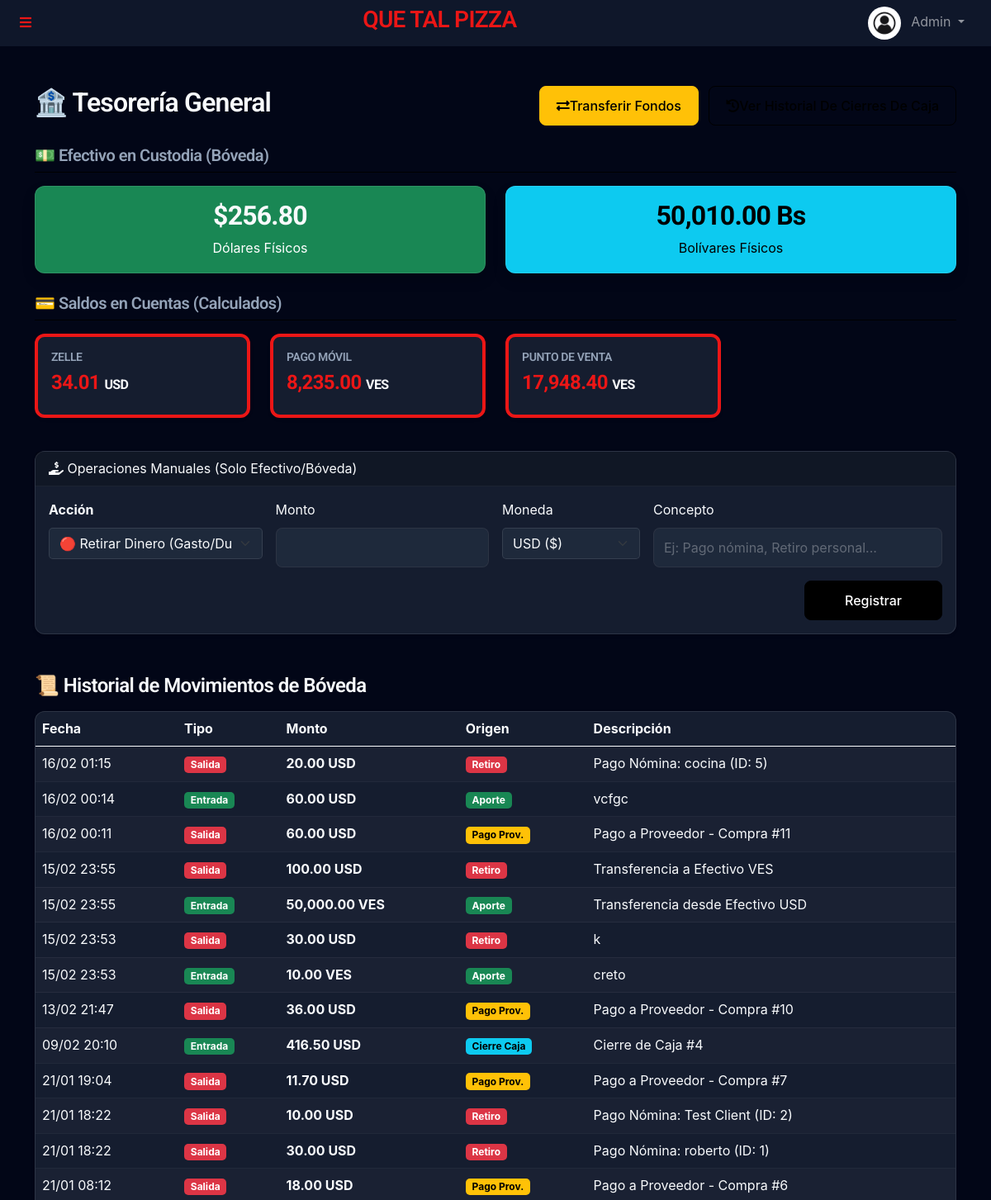
Before: /admin/caja_chica.php (signed in, upper part) with the older database file.
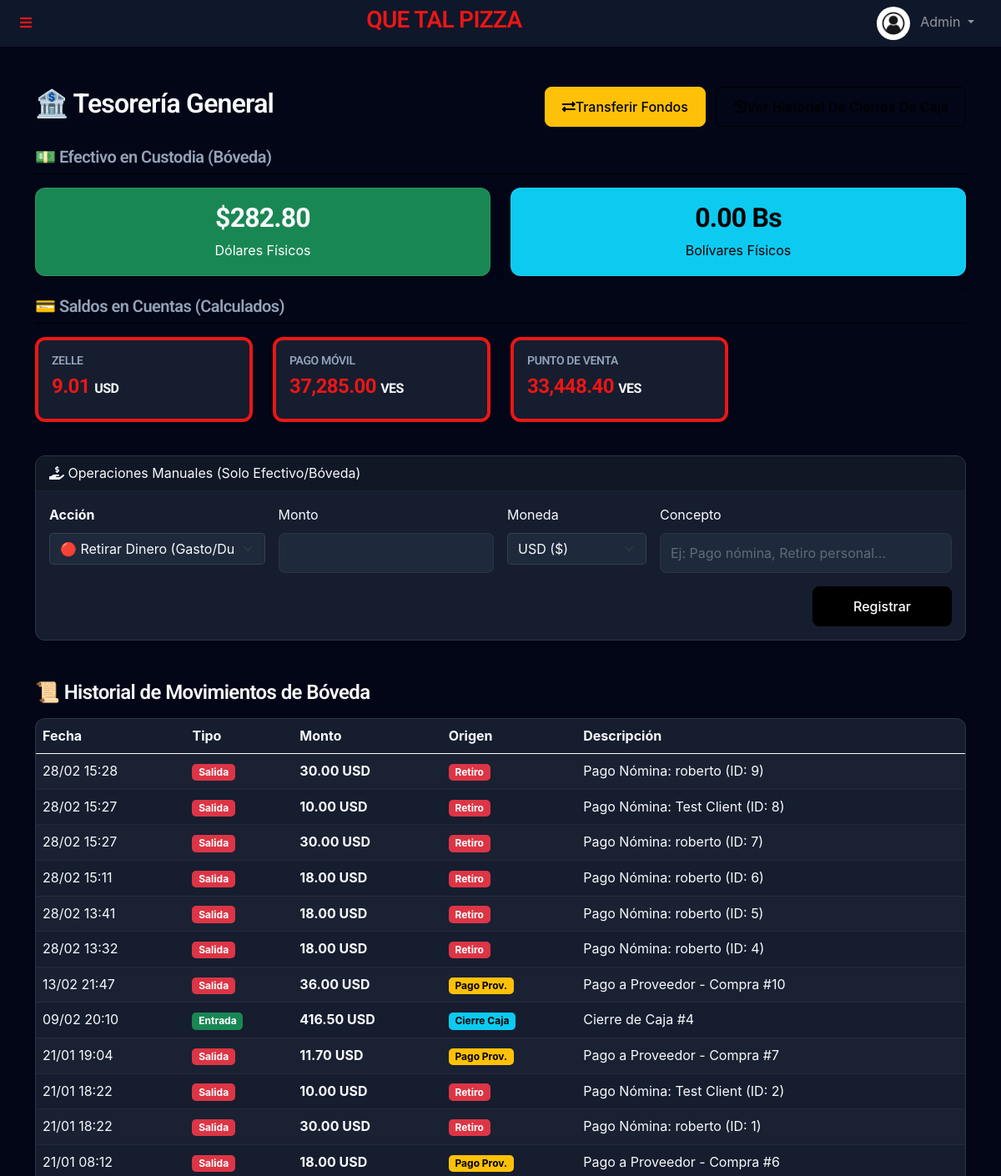
After: the same page with the newer database file.
### tables this page shows
CREATE TABLE `company_vault` (
  `id` int(11) NOT NULL,
  `balance_usd` decimal(12,2) DEFAULT 0.00,
  `balance_ves` decimal(12,2) DEFAULT 0.00,
  `last_updated` timestamp NULL DEFAULT current_timestamp() ON UPDATE current_timestamp()
);

CREATE TABLE `payment_methods` (
  `id` int(11) NOT NULL,
  `name` varchar(50) NOT NULL,
  `currency` enum('USD','VES') NOT NULL,
  `type` enum('cash','bank','digital') NOT NULL DEFAULT 'cash',
  `is_active` tinyint(1) DEFAULT 1
);

CREATE TABLE `vault_movements` (
  `id` int(11) NOT NULL,
  `type` enum('deposit','withdrawal') NOT NULL,
  `origin` enum('session_close','manual_deposit','supplier_payment','owner_withdrawal') NOT NULL,
  `amount` decimal(12,2) NOT NULL,
  `currency` enum('USD','VES') NOT NULL,
  `description` text DEFAULT NULL,
  `reference_id` int(11) DEFAULT NULL,
  `created_by` int(11) NOT NULL,
  `created_at` timestamp NULL DEFAULT current_timestamp()
);

### templates/autoload.php (called while the page is built, shortened)
<?php
require_once __DIR__ . '/../funciones/UserManager.php';
require_once __DIR__ . '/../funciones/VaultManager.php';
$vaultManager = new VaultManager($db);

### funciones/VaultManager.php (called while the page is built, shortened)
<?php
class VaultManager
{
    private $db;
    public function __construct($db)
    {
        $this->db = $db;
    }
    public function getBalance()
    {
        $stmt = $this->db->query("SELECT * FROM company_vault WHERE id = 1");
        return $stmt->fetch(PDO::FETCH_ASSOC);
    }
    public function getAllMovements()
    {
        $stmt = $this->db->query("SELECT * FROM vault_movements ORDER BY created_at DESC");
        return $stmt->fetchAll(PDO::FETCH_ASSOC);
    }
}
?>

### admin/caja_chica.php (the view, shortened to what the changed rows need)
<?php
require_once '../templates/autoload.php';
$balanceVault = $vaultManager->getBalance();
$sqlBalances = "SELECT pm.id, pm.name, pm.type, pm.currency,
                SUM(CASE WHEN t.type = 'income' THEN t.amount ELSE -t.amount END) as total_balance
                FROM payment_methods pm
                LEFT JOIN transactions t ON pm.id = t.payment_method_id
                GROUP BY pm.id, pm.name, pm.type, pm.currency
                HAVING total_balance != 0";
$stmt = $db->query($sqlBalances);
$globalBalances = $stmt->fetchAll(PDO::FETCH_ASSOC);
$movements = $vaultManager->getAllMovements();
require_once '../templates/header.php';
?>
<div class="container mt-5 mb-5">
    <div class="d-flex justify-content-between align-items-center mb-4">
        <h2>🏦 Tesorería General</h2>
    </div>
    <div class="row mb-4">
        <div class="col-md-6">
            <div class="card bg-success text-white text-center shadow">
                <div class="card-body">
                    <h2 class="fw-bold">$<?= number_format($balanceVault['balance_usd'], 2) ?></h2>
                    <p class="mb-0">Dólares Físicos</p>
                </div>
            </div>
        </div>
        <div class="col-md-6">
            <div class="card bg-info text-white text-center shadow">
                <div class="card-body">
                    <h2 class="fw-bold"><?= number_format($balanceVault['balance_ves'], 2) ?> Bs</h2>
                    <p class="mb-0">Bolívares Físicos</p>
                </div>
            </div>
        </div>
    </div>
    <div class="row mb-4">
        <?php foreach ($globalBalances as $bal):
            if ($bal['type'] == 'cash')
                continue;
            ?>
            <div class="col-md-3 mb-3">
                <div class="card border-start border-4 border-primary shadow-sm h-100">
                    <div class="card-body">
                        <h6 class="text-uppercase text-muted small"><?= htmlspecialchars($bal['name']) ?></h6>
                        <h4 class="text-primary fw-bold">
                            <?= number_format($bal['total_balance'], 2) ?>
                            <small class="text-dark fs-6"><?= $bal['currency'] ?></small>
                        </h4>
                    </div>
                </div>
            </div>
        <?php endforeach; ?>
    </div>
    <div class="card shadow-sm">
        <div class="card-body p-0">
            <div class="table-responsive">
                <table class="table table-striped table-hover mb-0 align-middle">
                    <thead class="table-dark">
                        <tr>
                            <th>Fecha</th>
                            <th>Tipo</th>
                            <th>Monto</th>
                            <th>Origen</th>
                            <th>Descripción</th>
                        </tr>
                    </thead>
                    <tbody>
                        <?php if (!empty($movements)): ?>
                            <?php foreach ($movements as $mov): ?>
                                <tr>
                                    <td><?= date('d/m H:i', strtotime($mov['created_at'])) ?></td>
                                    <td>
                                        <span class="badge bg-<?= $mov['type'] == 'deposit' ? 'success' : 'danger' ?>">
                                            <?= $mov['type'] == 'deposit' ? 'Entrada' : 'Salida' ?>
                                        </span>
                                    </td>
                                    <td class="fw-bold">
                                        <?= number_format($mov['amount'], 2) ?>         <?= $mov['currency'] ?>
                                    </td>
                                    <td>
                                        <?php
                                        $origenLabel = match ($mov['origin']) {
                                            'session_close' => '<span class="badge bg-info text-dark">Cierre Caja</span>',
                                            'supplier_payment' => '<span class="badge bg-warning text-dark">Pago Prov.</span>',
                                            'manual_deposit' => '<span class="badge bg-success">Aporte</span>',
                                            'owner_withdrawal' => '<span class="badge bg-danger">Retiro</span>',
                                            default => $mov['origin']
                                        };
                                        echo $origenLabel;
                                        ?>
                                    </td>
                                    <td><?= htmlspecialchars($mov['description']) ?></td>
                                </tr>
                            <?php endforeach; ?>
                        <?php else: ?>
                            <tr>
                                <td colspan="5" class="text-center text-muted py-4">No hay movimientos registrados aún.</td>
                            </tr>
                        <?php endif; ?>
                    </tbody>
                </table>
            </div>
        </div>
    </div>
</div>
<?php require_once '../templates/footer.php'; ?>

Changed rows visible on the page:
removed vault_movements: created_at "16/02 01:15", type "Salida", amount "20.00", currency "USD", origin "Retiro", description "Pago Nómina: cocina (ID: 5)"
removed vault_movements: created_at "15/02 23:55", type "Entrada", amount "50,000.00", currency "VES", origin "Aporte", description "Transferencia desde Efectivo USD"
removed vault_movements: created_at "15/02 23:53", type "Entrada", amount "10.00", currency "VES", origin "Aporte", description "creto"
changed company_vault: balance_usd "256.80" → "282.80"; balance_ves "50,010.00" → "0.00"
computed for payment_methods "USD": total_balance "34.01" → "9.01"
computed for payment_methods "PAGO MÓVIL": total_balance "8,235.00" → "37,285.00"
computed for payment_methods "PUNTO DE VENTA": total_balance "17,948.40" → "33,448.40"
changed vault_movements: created_at "16/02 00:14" → "28/02 15:28"; amount "60.00" → "30.00"; origin "Aporte" → "Retiro"; description "vcfgc" → "Pago Nómina: roberto (ID: 9)"; type "Entrada" → "Salida"
changed vault_movements: created_at "16/02 00:11" → "28/02 15:27"; amount "60.00" → "10.00"; origin "Pago Prov." → "Retiro"; description "Pago a Proveedor - Compra #11" → "Pago Nómina: Test Client (ID: 8)"
added vault_movements: created_at "28/02 15:27", type "Salida", amount "30.00", currency "USD", origin "Retiro", description "Pago Nómina: roberto (ID: 7)"
changed vault_movements: created_at "15/02 23:55" → "28/02 15:11"; amount "100.00" → "18.00"; description "Transferencia a Efectivo VES" → "Pago Nómina: roberto (ID: 6)"
changed vault_movements: created_at "15/02 23:53" → "28/02 13:41"; amount "30.00" → "18.00"; description "k" → "Pago Nómina: roberto (ID: 5)"
added vault_movements: created_at "28/02 13:32", type "Salida", amount "18.00", currency "USD", origin "Retiro", description "Pago Nómina: roberto (ID: 4)"
